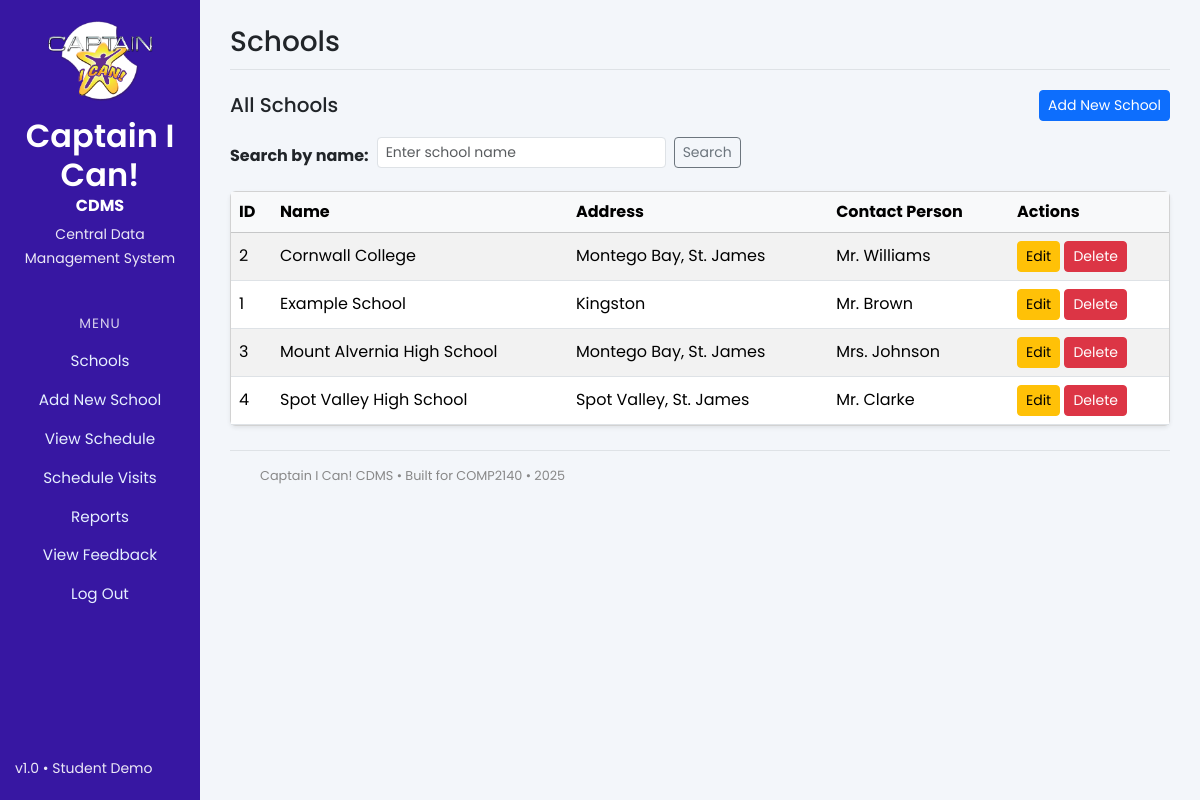
/schools (signed in), run on an earlier commit of the app's database.
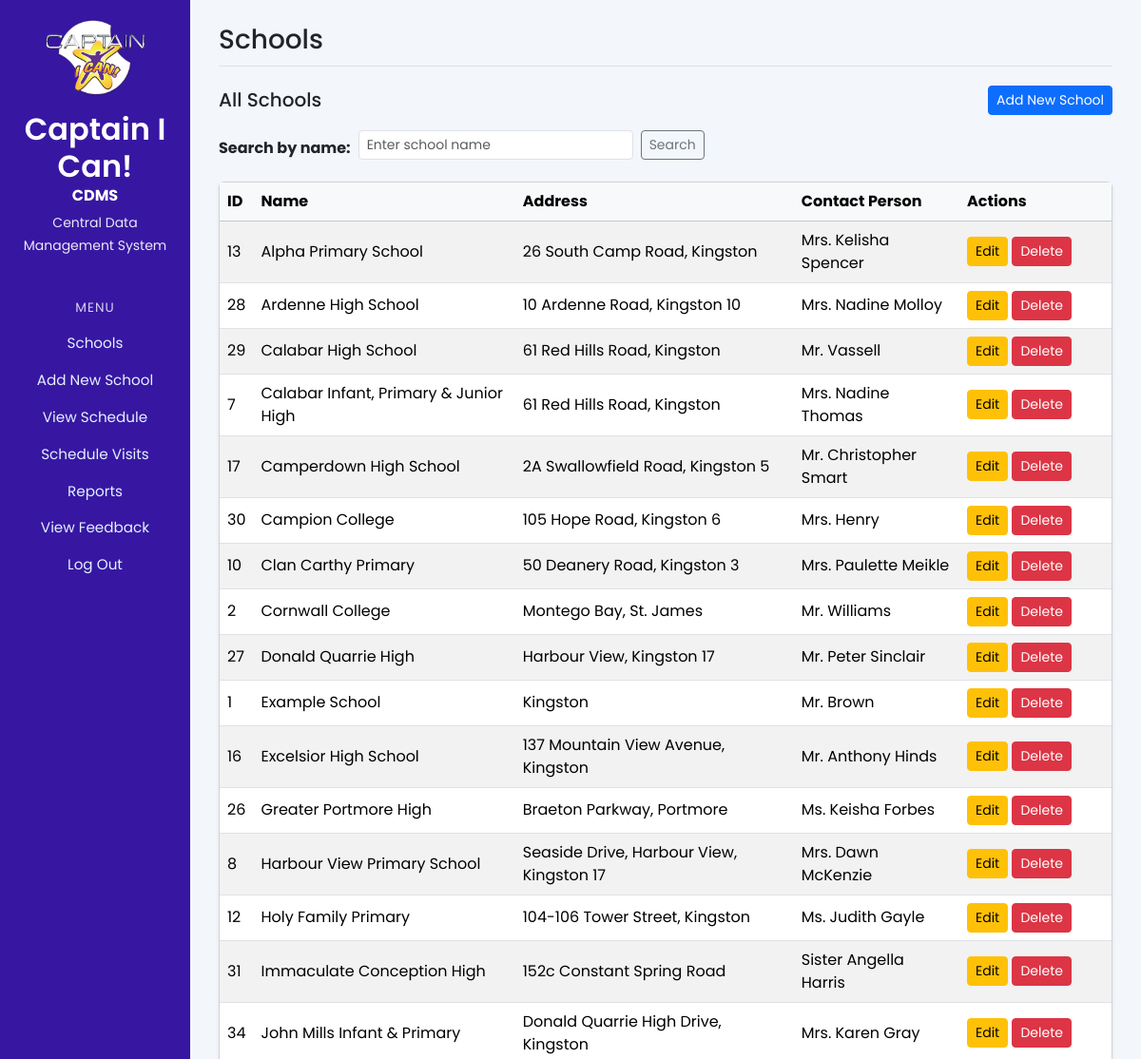
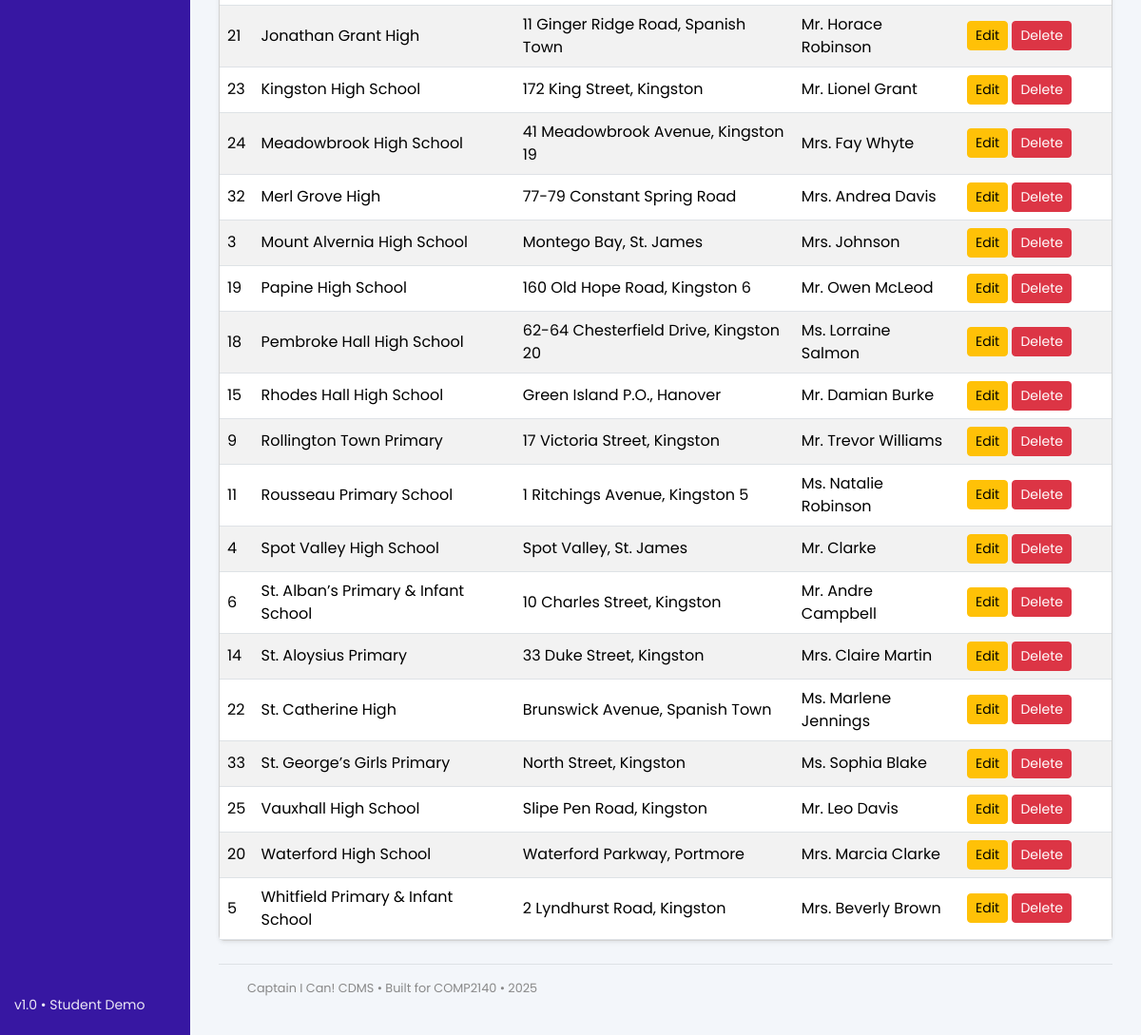
And on a later commit of the database (2 pictures, top to bottom).
### app.py (models this page shows)
class School(db.Model):
    __tablename__ = "schools"  # match your existing SQLite table name
    id = db.Column(db.Integer, primary_key=True)
    name = db.Column(db.String(150), nullable=False)
    capacity = db.Column(db.Integer)
    location = db.Column(db.String(200), nullable=False)
    contact_person = db.Column(db.String(100))
    start_time = db.Column(db.String(20))
    end_time = db.Column(db.String(20))
    exam_dates = db.Column(db.String(255))   # simple for now
    holidays = db.Column(db.String(255))
    num_teachers = db.Column(db.Integer)
    visits = db.relationship('Visit', backref='school', lazy=True)

### app.py (the view)
@app.route("/schools")
@login_required  # ADDED
def list_schools():
    search_term = request.args.get("search", "").strip()
    conn = get_db_connection()
    cursor = conn.cursor()
    if search_term:
        cursor.execute(
            """
            SELECT id, name, address, contact_person
            FROM schools
            WHERE name LIKE ?
            ORDER BY name ASC
            """,
            (f"%{search_term}%",),
        )
    else:
        cursor.execute(
            """
            SELECT id, name, address, contact_person
            FROM schools
            ORDER BY name ASC
            """
        )
    schools = cursor.fetchall()
    conn.close()
    return render_template("schools_list.html", schools=schools, search=search_term)

### app.py (called while the page is built)
def login_required(f):
    @wraps(f)
    def decorated_function(*args, **kwargs):
        if 'logged_in' not in session:
            flash('Please log in to access this page.', 'error')
            return redirect(url_for('login'))
        return f(*args, **kwargs)
    return decorated_function

def get_db_connection():
    conn = sqlite3.connect(DATABASE)
    conn.row_factory = sqlite3.Row  # allows column names
    return conn

### templates/schools_list.html (shortened to what this page needs)
{% extends "base.html" %}
{% block page_title %}Schools{% endblock %}
{% block content %}
<div class="d-flex justify-content-between align-items-center mb-3">
    <h5 class="mb-0">All Schools</h5>
    <a href="{{ url_for('add_school') }}" class="btn btn-primary btn-sm">
        Add New School
    </a>
</div>
<form method="get" action="{{ url_for('list_schools') }}" class="row g-2 mb-3">
    <div class="col-auto">
        <label for="search" class="col-form-label"><strong>Search by name:</strong></label>
    </div>
    <div class="col-auto">
        <input
            type="text"
            id="search"
            name="search"
            class="form-control form-control-sm"
            value="{{ search or '' }}"
            placeholder="Enter school name"
        >
    </div>
    <div class="col-auto">
        <button type="submit" class="btn btn-outline-secondary btn-sm">
            Search
        </button>
    </div>
</form>
{% if schools %}
<div class="card shadow-sm">
    <div class="table-responsive">
        <table class="table table-striped table-hover align-middle mb-0">
            <thead class="table-light">
                <tr>
                    <th>ID</th>
                    <th>Name</th>
                    <th>Address</th>
                    <th>Contact Person</th>
                    <th style="width: 160px;">Actions</th>
                </tr>
            </thead>
            <tbody>
                {% for school in schools %}
                <tr>
                    <td>{{ school["id"] }}</td>
                    <td>{{ school["name"] }}</td>
                    <td>{{ school["address"] }}</td>
                    <td>{{ school["contact_person"] }}</td>
                    <td>
                        <a
                            href="{{ url_for('edit_school', school_id=school['id']) }}"
                            class="btn btn-sm btn-warning"
                        >
                            Edit
                        </a>
                        <form
                            method="post"
                            action="{{ url_for('delete_school', school_id=school['id']) }}"
                            style="display:inline;"
                            onsubmit="return confirm('Delete this school?');"
                        >
                            <button type="submit" class="btn btn-sm btn-danger">
                                Delete
                            </button>
                        </form>
                    </td>
                </tr>
                {% endfor %}
            </tbody>
        </table>
    </div>
</div>
{% else %}
<p class="text-muted mt-3">No schools found.</p>
{% endif %}
{% endblock %}

### templates/base.html (shortened to what this page needs)
<!doctype html>
<html lang="en">
<head>
  <link
    href="https://cdn.jsdelivr.net/npm/bootstrap@5.3.3/dist/css/bootstrap.min.css"
    rel="stylesheet"
  >
</head>
<body>
<div class="container-fluid">
  <div class="row">
    <div class="col-md-3 col-lg-2 sidebar d-flex flex-column">
      <div class="text-center mb-4">
        <img
          src="{{ url_for('static', filename='logo.png') }}"
          alt="Captain I Can Logo"
          class="img-fluid mb-2"
          style="max-width: 120px; border-radius: 8px;"
        >
        <h2 class="mt-2">Captain I Can!</h2>
        <p class="mb-1"><strong>CDMS</strong></p>
        <small>Central Data Management System</small>
        <br>
        <br>
        <div class="menu-title">Menu</div>
        <nav class="nav flex-column">
          <a href="{{ url_for('list_schools') }}">Schools</a>
          <a href="{{ url_for('add_school') }}">Add New School</a>
          <a href="{{ url_for('list_visits') }}">View Schedule</a>
          <a href="{{ url_for('schedule_visit') }}">Schedule Visits</a>
          <a href="{{ url_for('generate_report') }}">Reports</a>
          <a href="{{ url_for('feedback_db') }}">View Feedback</a>
          <a href="{{ url_for('logout') }}">Log Out</a>
        </nav>
      </div>
      <div class="mt-auto pt-3">
        <small>v1.0 • Student Demo</small>
      </div>
    </div>
    <div class="col-md-9 col-lg-10 main-content">
      <div class="page-header">
        <h1 class="h3 mb-0">
          {% block page_title %}Captain I Can!{% endblock %}
        </h1>
      </div>
      {% block content %}{% endblock %}
      <footer class="mt-4">
        Captain I Can! CDMS • Built for COMP2140 • {{ 2025 }}
      </footer>
    </div>
  </div>
</div>
</body>
</html>

### templates/base.html (style rules this page uses)
body { background-color: #f3f6fa; font-family: 'Poppins', sans-serif; }
.sidebar { min-height: 100vh; background: #3717a2; color: #fff; padding: 20px 15px; }
.sidebar h2 { font-weight: 600; margin-bottom: 0; }
.sidebar small { opacity: 0.9; }
.sidebar a { color: #e6f0ff; text-decoration: none; display: block; padding: 8px 10px; border-radius: 6px; font-size: 0.95rem; }
.sidebar .menu-title { font-size: 0.85rem; text-transform: uppercase; letter-spacing: 1px; margin-top: 20px; margin-bottom: 8px; opacity: 0.8; }
.main-content { padding: 25px 30px; }
.page-header { margin-bottom: 20px; border-bottom: 1px solid #dee2e6; padding-bottom: 10px; }
footer { font-size: 0.8rem; color: #888; padding: 15px 30px; border-top: 1px solid #dee2e6; margin-top: 20px; }

What changed in the data, as far as the page shows it:
added School: id "13", name "Alpha Primary School", address "26 South Camp Road, Kingston", contact_person "Mrs. Kelisha Spencer"
added School: id "28", name "Ardenne High School", address "10 Ardenne Road, Kingston 10", contact_person "Mrs. Nadine Molloy"
added School: id "29", name "Calabar High School", address "61 Red Hills Road, Kingston", contact_person "Mr. Vassell"
added School: id "7", name "Calabar Infant, Primary & Junior High", address "61 Red Hills Road, Kingston", contact_person "Mrs. Nadine Thomas"
added School: id "17", name "Camperdown High School", address "2A Swallowfield Road, Kingston 5", contact_person "Mr. Christopher Smart"
added School: id "30", name "Campion College", address "105 Hope Road, Kingston 6", contact_person "Mrs. Henry"
added School: id "10", name "Clan Carthy Primary", address "50 Deanery Road, Kingston 3", contact_person "Mrs. Paulette Meikle"
added School: id "27", name "Donald Quarrie High", address "Harbour View, Kingston 17", contact_person "Mr. Peter Sinclair"
added School: id "16", name "Excelsior High School", address "137 Mountain View Avenue, Kingston", contact_person "Mr. Anthony Hinds"
added School: id "26", name "Greater Portmore High", address "Braeton Parkway, Portmore", contact_person "Ms. Keisha Forbes"
added School: id "8", name "Harbour View Primary School", address "Seaside Drive, Harbour View, Kingston 17", contact_person "Mrs. Dawn McKenzie"
added School: id "12", name "Holy Family Primary", address "104-106 Tower Street, Kingston", contact_person "Ms. Judith Gayle"
added School: id "31", name "Immaculate Conception High", address "152c Constant Spring Road", contact_person "Sister Angella Harris"
added School: id "34", name "John Mills Infant & Primary", address "Donald Quarrie High Drive, Kingston", contact_person "Mrs. Karen Gray"
added School: id "21", name "Jonathan Grant High", address "11 Ginger Ridge Road, Spanish Town", contact_person "Mr. Horace Robinson"
added School: id "23", name "Kingston High School", address "172 King Street, Kingston", contact_person "Mr. Lionel Grant"
added School: id "24", name "Meadowbrook High School", address "41 Meadowbrook Avenue, Kingston 19", contact_person "Mrs. Fay Whyte"
added School: id "32", name "Merl Grove High", address "77-79 Constant Spring Road", contact_person "Mrs. Andrea Davis"
added School: id "19", name "Papine High School", address "160 Old Hope Road, Kingston 6", contact_person "Mr. Owen McLeod"
added School: id "18", name "Pembroke Hall High School", address "62-64 Chesterfield Drive, Kingston 20", contact_person "Ms. Lorraine Salmon"
added School: id "15", name "Rhodes Hall High School", address "Green Island P.O., Hanover", contact_person "Mr. Damian Burke"
added School: id "9", name "Rollington Town Primary", address "17 Victoria Street, Kingston", contact_person "Mr. Trevor Williams"
added School: id "11", name "Rousseau Primary School", address "1 Ritchings Avenue, Kingston 5", contact_person "Ms. Natalie Robinson"
added School: id "6", name "St. Alban’s Primary & Infant School", address "10 Charles Street, Kingston", contact_person "Mr. Andre Campbell"
added School: id "14", name "St. Aloysius Primary", address "33 Duke Street, Kingston", contact_person "Mrs. Claire Martin"
added School: id "22", name "St. Catherine High", address "Brunswick Avenue, Spanish Town", contact_person "Ms. Marlene Jennings"
added School: id "33", name "St. George’s Girls Primary", address "North Street, Kingston", contact_person "Ms. Sophia Blake"
added School: id "25", name "Vauxhall High School", address "Slipe Pen Road, Kingston", contact_person "Mr. Leo Davis"
added School: id "20", name "Waterford High School", address "Waterford Parkway, Portmore", contact_person "Mrs. Marcia Clarke"
added School: id "5", name "Whitfield Primary & Infant School", address "2 Lyndhurst Road, Kingston", contact_person "Mrs. Beverly Brown"
